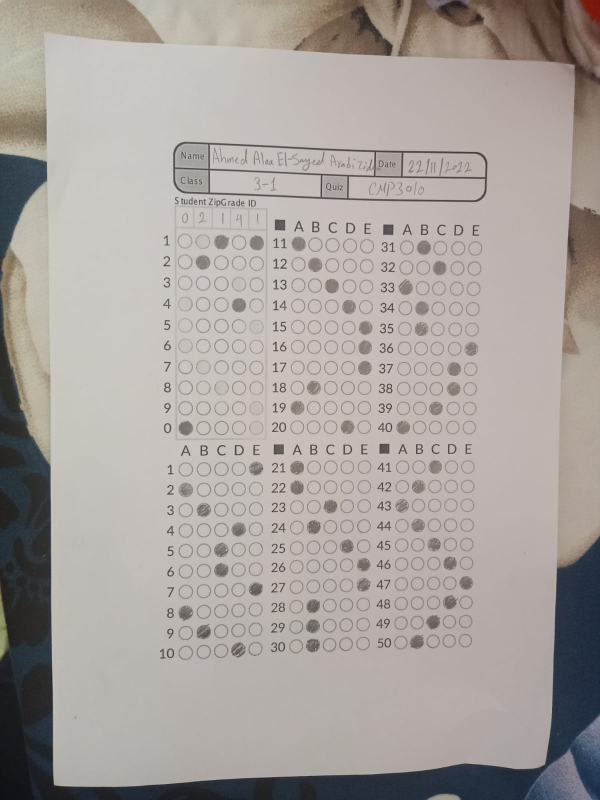
#> input picture Code/BubbleSheetMarker/StudentAnswers/13.jpg, 1200 x 1600 px, found by its file name (shown at 1/2 size)
$ python hough.py
#> lines starting #> are read from the running program, lines starting #| are printed output that depends on the picture; after the words box and inside, x2 and y2 are one past the last pixel; in counts of white or black regions, pixels touching at a corner belong together
import cv2
import numpy as np

img = cv2.imread('13.jpg')
#> img is the input picture: shape (1600, 1200, 3); mean B, G, R 158.1, 161.9, 168.5
gray = cv2.cvtColor(img,cv2.COLOR_BGR2GRAY)
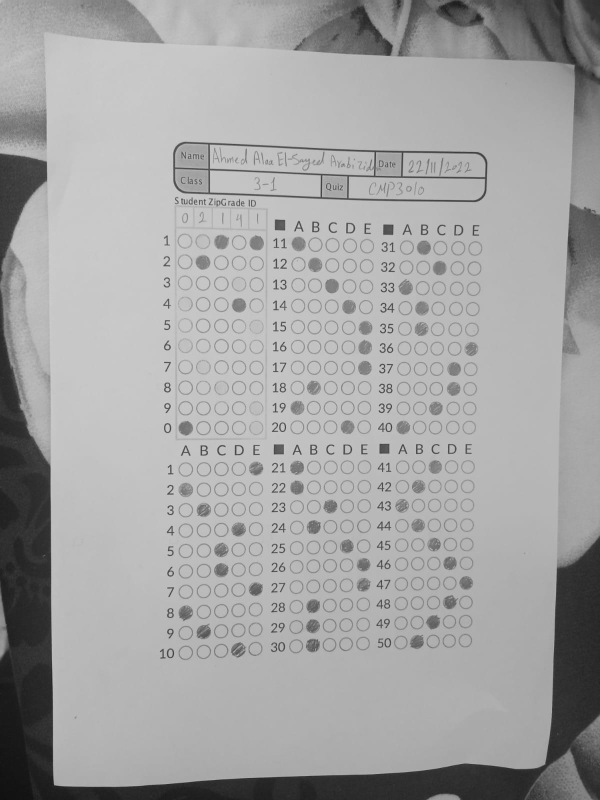
#> gray: shape (1600, 1200) (shown at 1/2 size); min 15, max 218, mean 163.4
edges = cv2.Canny(gray,50,150,apertureSize = 3)
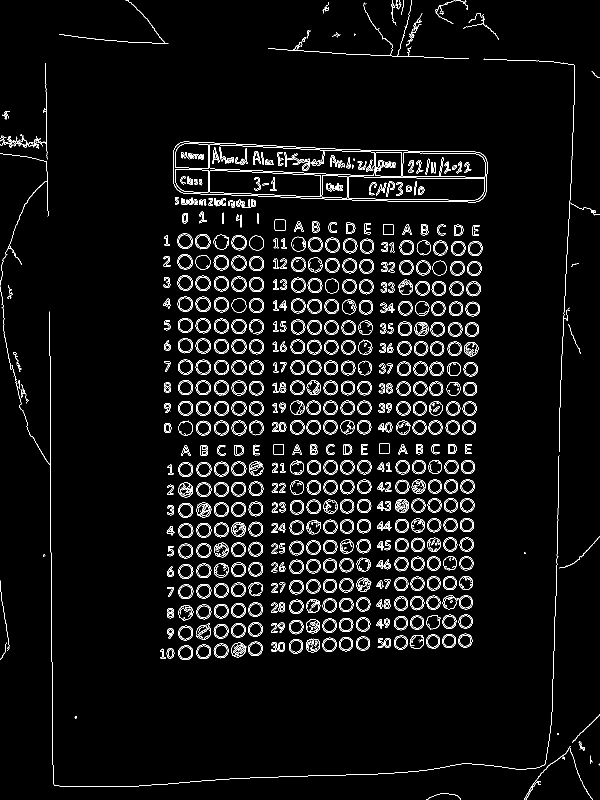
#> edges: shape (1600, 1200) (shown at 1/2 size); 4.4% white in thin lines or dots
cv2.imshow("Edged",cv2.resize(edges, (1200, 1600)))

bi = cv2.bilateralFilter(gray, 5, 75, 75)
dst = cv2.cornerHarris(bi, 2, 3, 0.04)
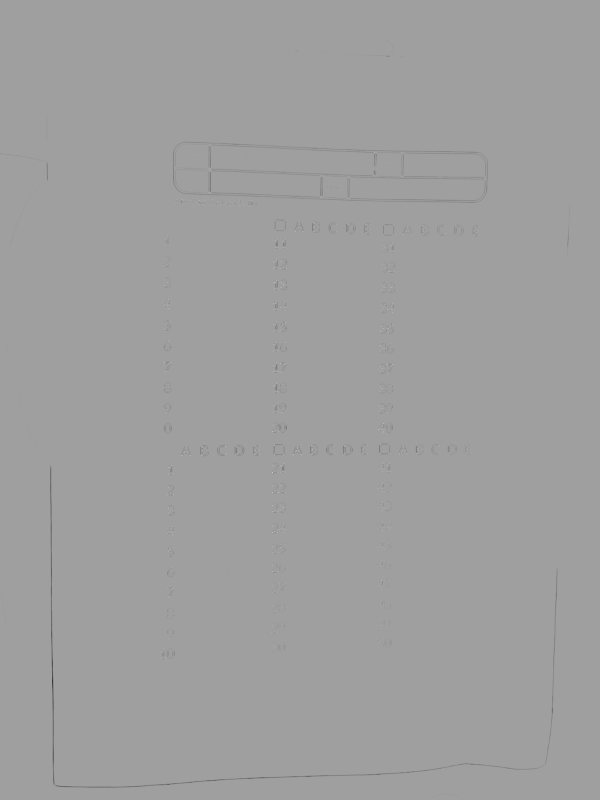
#> dst: shape (1600, 1200) float32 (shown at 1/2 size); min -0.00177, max 0.00105, mean -2.89e-06; drawn with min black and max white
mask = np.zeros_like(gray)
mask[dst>0.01*dst.max()] = 255
cv2.imshow('mask', cv2.resize(mask, (1200, 1600)))
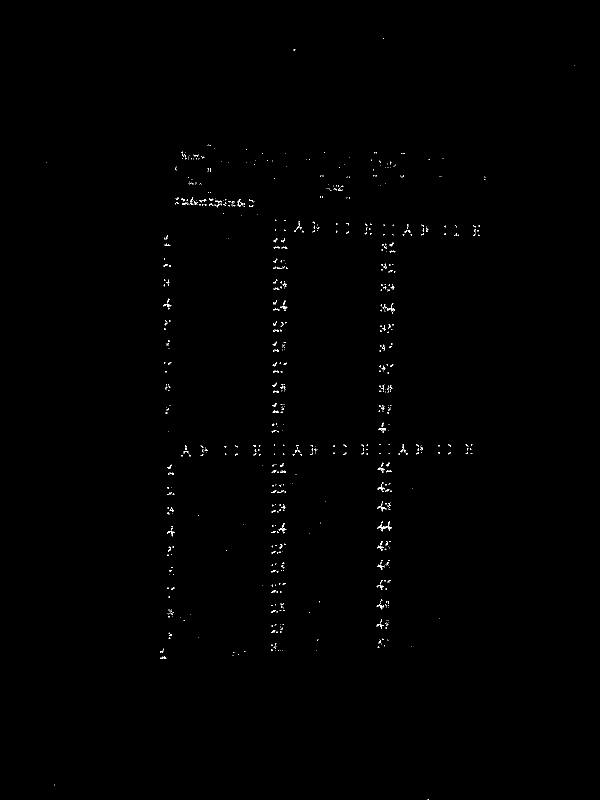
#> window 'mask': shape (1600, 1200) (shown at 1/2 size); 0.31% white in thin lines or dots, all inside (x1, y1, x2, y2) = (93, 76, 1149, 1600)

lines = cv2.HoughLines(edges,1,np.pi/180,400)
#> lines = None
#> (the run stopped early here; a loop or call above may not have finished)

$ run again, with Code/BubbleSheetMarker/StudentAnswers/1.jpg copied over Code/BubbleSheetMarker/StudentAnswers/13.jpg
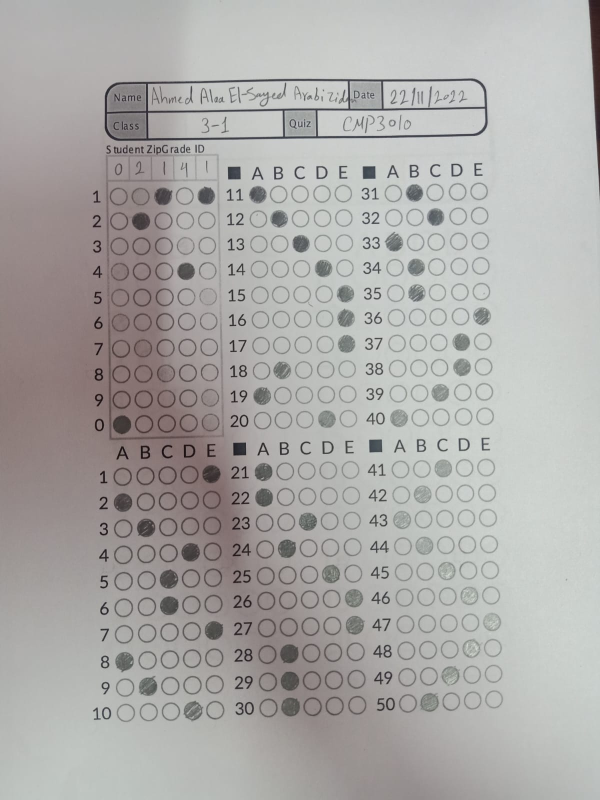
#> input picture Code/BubbleSheetMarker/StudentAnswers/1.jpg, 1200 x 1600 px, found by its file name (shown at 1/2 size)
#> img is the input picture: shape (1600, 1200, 3); mean B, G, R 168.7, 170.6, 172.2
#> `edges = cv2.Canny(gray,50,150,apertureSize = 3)`:
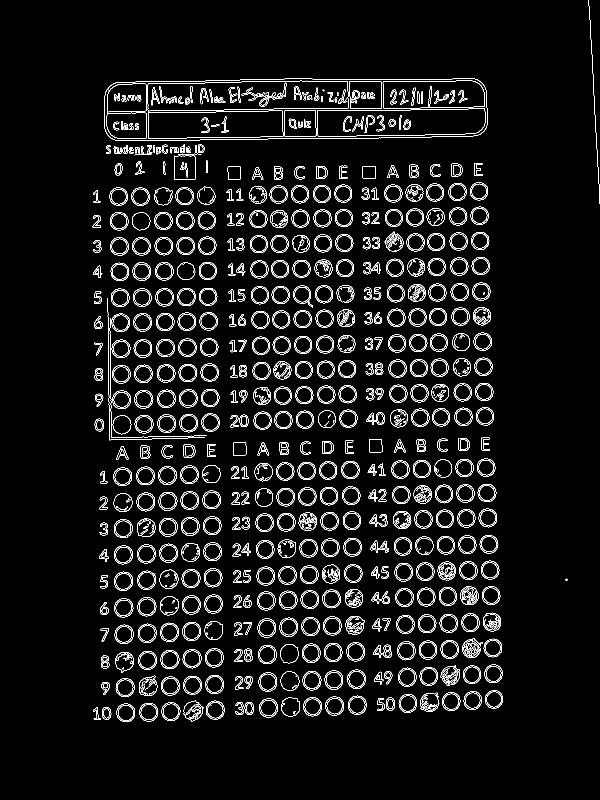
#> edges: shape (1600, 1200) (shown at 1/2 size); 5.4% white in thin lines or dots, all inside (x1, y1, x2, y2) = (185, 0, 1200, 1444)
#> lines = [[162, 1.57]]
#> the loop `for line in lines:` made 1 pass
#> after the loop `for line in lines:`:
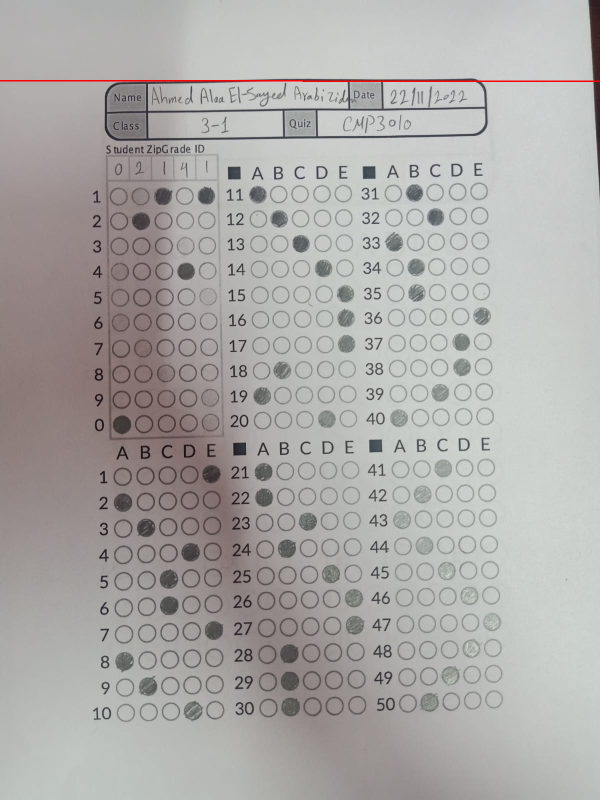
#> img: shape (1600, 1200, 3) (shown at 1/2 size); 0.19% of pixels changed, all inside (x1, y1, x2, y2) = (0, 160, 1200, 164)

$ run again, with Code/BubbleSheetMarker/StudentAnswers/11.jpg copied over Code/BubbleSheetMarker/StudentAnswers/13.jpg
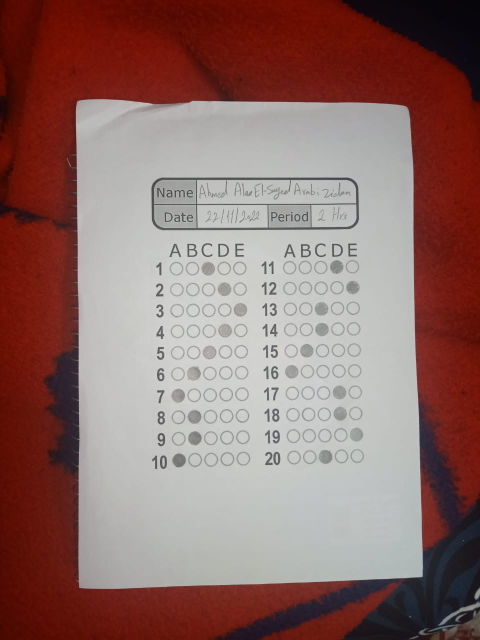
#> input picture Code/BubbleSheetMarker/StudentAnswers/11.jpg, 960 x 1280 px, found by its file name (shown at 1/2 size)
#> img is the input picture: shape (1280, 960, 3); mean B, G, R 106.3, 110.4, 142.7
#> `edges = cv2.Canny(gray,50,150,apertureSize = 3)`:
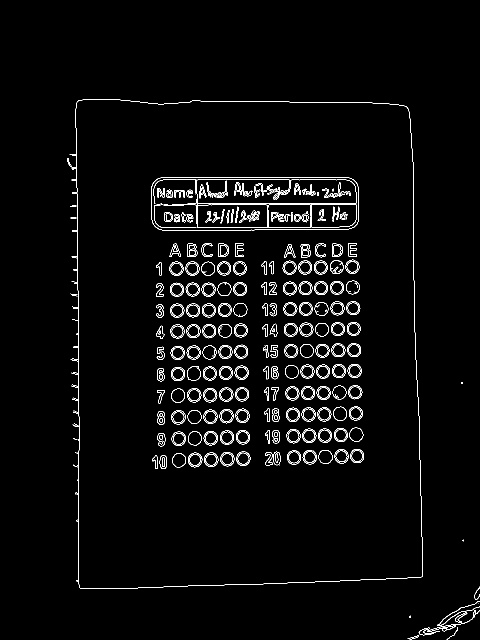
#> edges: shape (1280, 960) (shown at 1/2 size); 2.6% white in thin lines or dots, all inside (x1, y1, x2, y2) = (134, 198, 960, 1280)
#> lines = [[157, 0]]
#> the loop `for line in lines:` made 1 pass
#> after the loop `for line in lines:`:
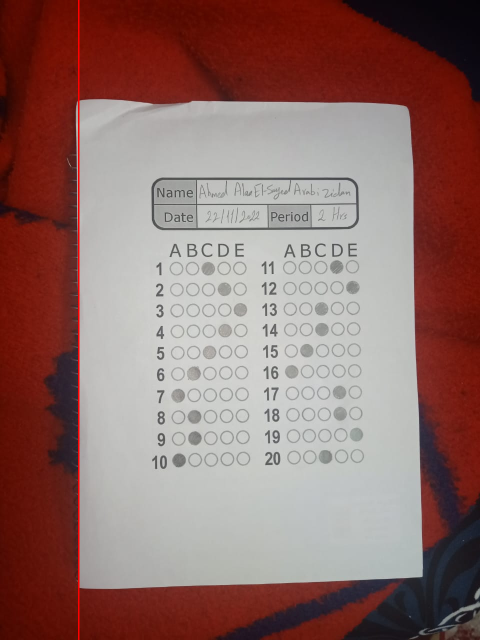
#> img: shape (1280, 960, 3) (shown at 1/2 size); 0.31% of pixels changed, all inside (x1, y1, x2, y2) = (156, 0, 159, 1280)
